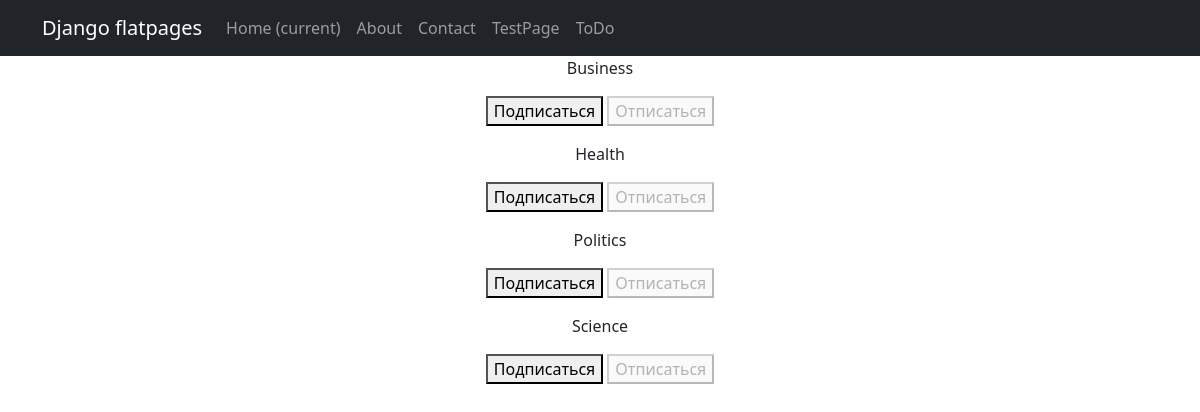
The page /news/subscriptions/ (signed in) on the database its author committed.
### news/models.py (models this page shows, shortened)
class Category(models.Model):
    category_name = models.CharField(max_length=32, unique=True)
    subscribers = models.ManyToManyField(User, related_name='categories')

### news/views.py (the view, shortened to what this page needs)
# urls.py: path('subscriptions/', subscriptions, name='subscriptions'),
@login_required
@csrf_protect
def subscriptions(request):
    categories_with_subscriptions = Category.objects.annotate(
        user_subscribed=Exists(
            Subscription.objects.filter(
                user=request.user,
                category=OuterRef('pk'),
            )
        )
    ).order_by('category_name')
    return render(
        request,
        'subscriptions.html',
        {'categories': categories_with_subscriptions},
    )

### templates/subscriptions.html (shortened to what this page needs)
{% extends 'flatpages/default.html' %}
{% block content %}
    {% for category in categories  %}
        <p>
            {{ category.category_name }}
            <form method="post">
                {% if category.user_subscribed %}
                    <button disabled>Подписаться</button>
                    <button category_name="action" value="unsubscribe">Отписаться</button>
                {% else %}
                    <button category_name="action" value="subscribe">Подписаться</button>
                    <button disabled>Отписаться</button>
                {% endif %}
            </form>
        </p>
    {% endfor %}
{% endblock content %}

### rows shown on the page
Category: category_name "Business", shows "Подписаться"
Category: category_name "Health", shows "Подписаться"
Category: category_name "Politics", shows "Подписаться"
Category: category_name "Science", shows "Подписаться"
